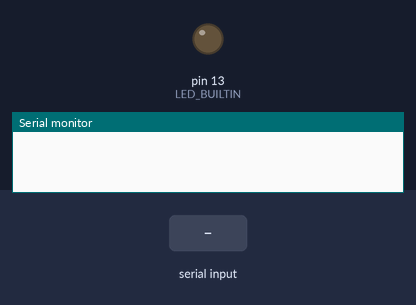
Simulated run of this sketch. Board: Arduino Mega 2560, built with avr-gcc and run on an emulated ATmega2560. Parts: output pins drawn as LEDs (lit = HIGH), the last lines printed to the serial monitor. Inputs (shaded band) come from the test bench. The modem accepts every AT command (registered, SIM ready, sends succeed) and sends nothing else.

Above: at 1.2 s.
1.3 s: "+CMT:\n" received over the second serial link
2.8 s: "LED ON\n" received over the second serial link
At 4.1 s:
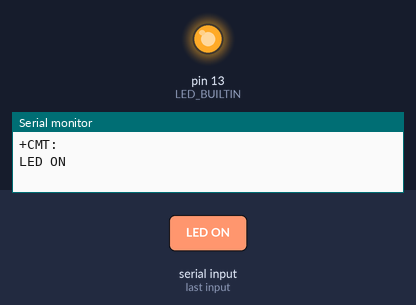
Timing chart, 0 to 5.8 s (numbered marks = the images above; inputs shaded):
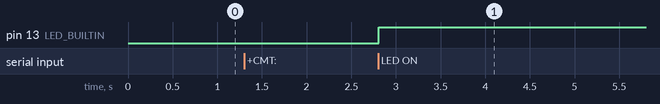

Measured:
- after the input at 2.8 s, pin 13 (LED_BUILTIN): LOW → HIGH at once

The sketch:

Parseo_SMS.ino
```cpp
bool ledStatus = false;
char currentLine[500] = "";         //Guarda la ultima linea recibida en el SIM800
int currentLineIndex = 0;
bool nextLineIsMessage = false;   //Pasa a ser true cuando detecta una mensaje entrante

void setup() {
  Serial.begin(9600);
  Serial1.begin(9600);
  pinMode(LED_BUILTIN, OUTPUT);
  digitalWrite(LED_BUILTIN, ledStatus);
  Serial1.write("AT+CMGF=1\r\n");
  Serial1.write("AT+CNMI=1,2,0,0,0\r\n");
}

void loop() {
  digitalWrite(LED_BUILTIN, ledStatus);          //Enciende o apaga el LED
  parseo();
}

void parseo() {
  while (Serial1.available()) {
    char lastCharRead = Serial1.read();
    //Lee cada caracter recibido hasta encontrar un intro y retorno de carro
    if (lastCharRead == '\r' || lastCharRead == '\n') {
      String lastLine = String(currentLine);

      if (lastLine.startsWith("+CMT:")) {
        Serial.println(lastLine);
        nextLineIsMessage = true;

      }
      else if (lastLine.length() > 0) {

        if (nextLineIsMessage) {
          Serial.println(lastLine);

          //Detecta si la llamada proviene del número correcto
          if (lastLine.indexOf("LED ON") >= 0) {
            ledStatus = 1;
          }
          else if (lastLine.indexOf("LED OFF") >= 0) {
            ledStatus = 0;
          }

          nextLineIsMessage = false;
        }

      }
      //Borra el array para habilitar la lectura de una nueva línea
      for ( int i = 0; i < sizeof(currentLine);  ++i ) {
        currentLine[i] = (char)0;
      }
      currentLineIndex = 0;
    }
    else {
      currentLine[currentLineIndex++] = lastCharRead;
    }
  }
}
```
